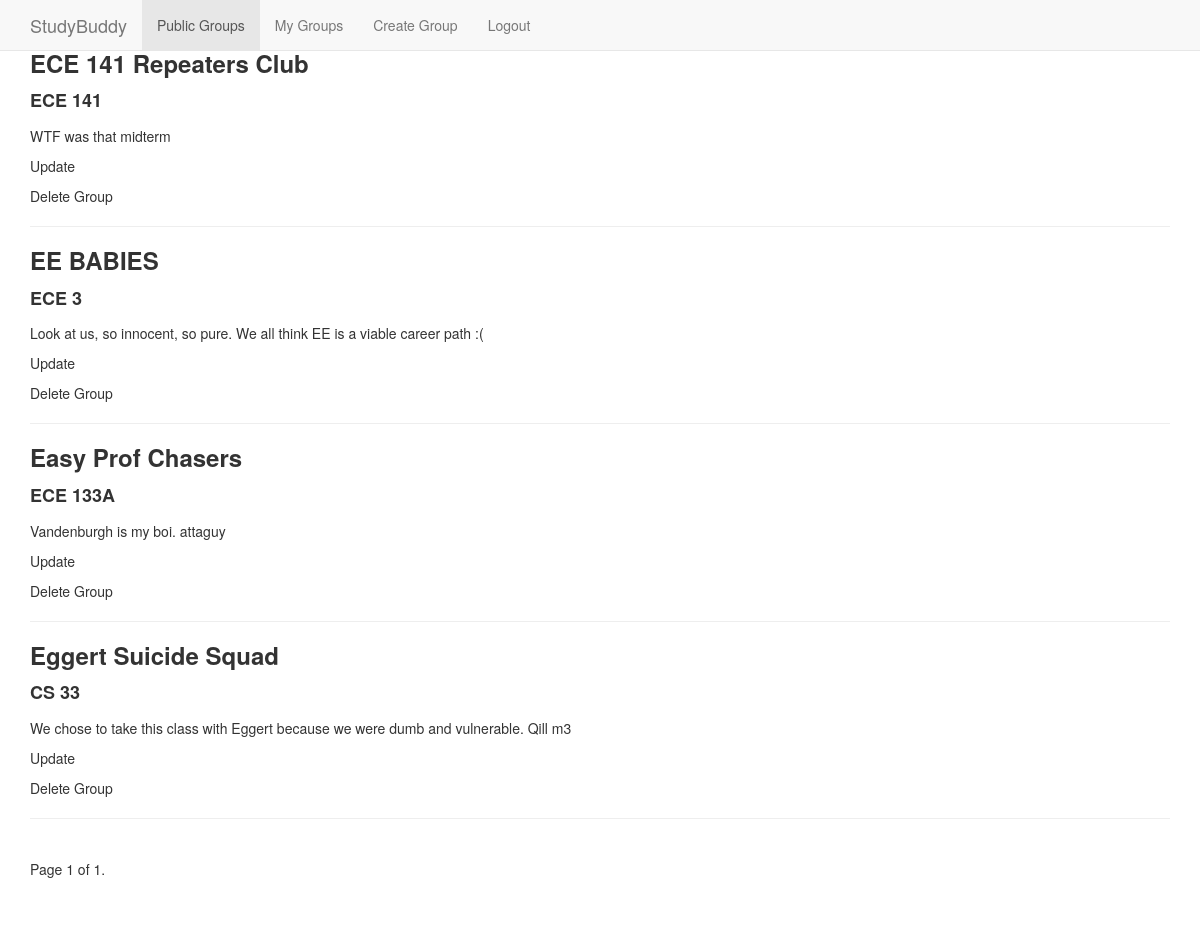
The page /sb/ (signed in) on the database as committed earlier.
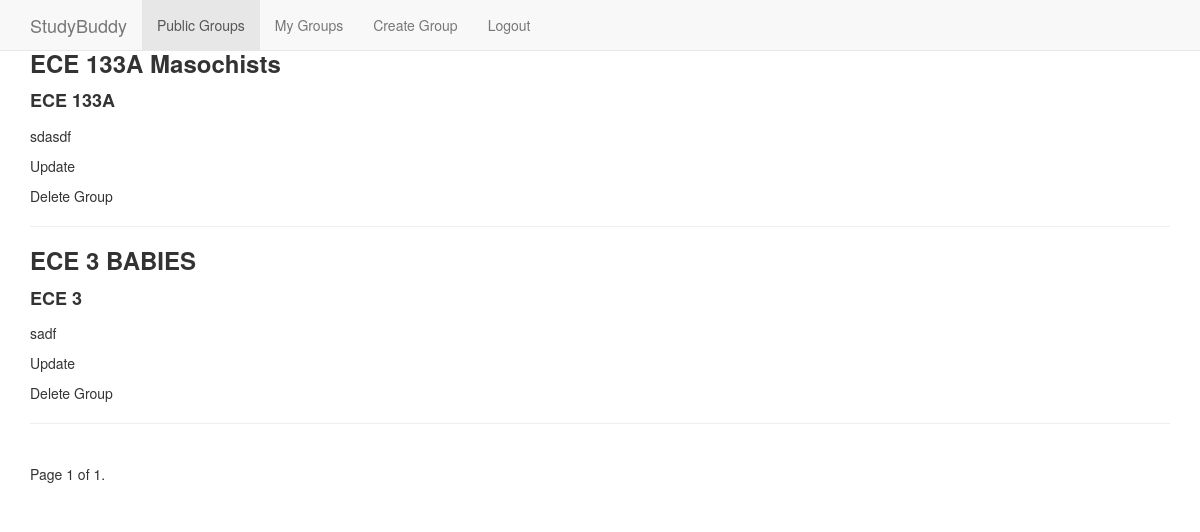
The same page on the database as committed later.
### studybuddy/models.py (models this page shows, shortened)
class StudyGroup(models.Model):
    name = models.CharField(max_length=100)
    course = models.CharField(max_length=100)
    description = models.TextField(max_length=1000, default="")
    members = models.ManyToManyField(Student , help_text="Select the Students that are a part of this StudyGroup")
    meeting_days = models.CharField(max_length=9, default='Monday', choices=DAY_OF_THE_WEEK_2)
    meeting_time = models.TimeField(default=datetime.time(16, 00))
    meeting_location = models.CharField(max_length=100, default="")
    class Meta:
    	ordering = ["name"]
    """
    def get_absolute_url(self):
        # Returns the url to access a particular instance of MyModelName
		return reverse('model-detail-view', args=[str(self.id)])
    """

### studybuddy/views.py (the view)
# urls.py: path('', views.index, name='index'),
@login_required(login_url='/login/')
def index(request):
    studygroups_list = StudyGroup.objects.all()
    paginator = Paginator(studygroups_list, 20)
    page = request.GET.get('page');
    studygroups = paginator.get_page(page)
    user_list = StudyGroup.objects.all()
    user_filter = GroupFilters(request.GET, queryset=user_list)
    return render(
        request,
        'studybuddy/index.html',
        context={'studygroups':studygroups, 'filter': user_filter},
	)

### studybuddy/templates/studybuddy/index.html (shortened to what this page needs)
{% extends "studybuddy/base_generic.html" %}
{% block content %}
	<div class="content-after-login">
		<main role="main" class="container">
			{% for studygroup in studygroups %}
			<div class="studygroup">
				<h3 class="studygroup-name" >{{studygroup.name}}</h3>
				<h4 class="studygroup-course">{{studygroup.course}}</h4>
				<p class="studygroup-decsription">{{studygroup.description}}</p>
				<p> <a href="{% url 'updategroup_am' studygroup.id %}"> Update </a>	</p>
				<p> <a href="{% url 'updategroup_delete' studygroup.id %}">  Delete Group </a></p>
		        <hr>
		    {% endfor %}
		    <div class="pagination">
				<span class="step-links">
				    <span class="current">
				        Page {{ studygroups.number }} of {{ studygroups.paginator.num_pages }}.
				    </span>
				</span>
			</div>
		</main>
	</div>
{% endblock %}

### studybuddy/templates/studybuddy/base_generic.html (shortened to what this page needs)
<!DOCTYPE html>
<html lang="en">
<head>
	<link rel="stylesheet" href="https://maxcdn.bootstrapcdn.com/bootstrap/3.3.7/css/bootstrap.min.css">
	{% load static %}
	<link rel="stylesheet" href="{% static 'css/styles.css' %}">
</head>
<body>
	{% block menu %}
	    {% if user.is_authenticated %}
			<div>
			    <nav class="navbar navbar-default navbar-fixed-top">
					<div class="container">
						<div class="navbar-header">
							<a class="navbar-brand" href="">StudyBuddy</a>
						</div>
						<div id="navbar" class="navbar-collapse collapse">
							<ul class="nav navbar-nav">
								<li class="active"><a href="{% url 'index' %}">Public Groups</a></li>
								<li><a href="{% url 'mygroups' %}">My Groups</a></li>
								<li><a href="{% url 'creategroup' %}">Create Group</a></li>
								<li><a href="{% url 'logout' %}"> Logout</a></li>
							</ul>
						</div>
					</div>
			    </nav>
			</div>
		{% endif %}
	{% endblock %}
	{% block content %}
	{% endblock %}
</body>
</html>

### studybuddy/static/css/styles.css (style rules this page uses)
.content-after-login { margin-top: 50px; padding-bottom: 50px; list-style: none; }
h1, h2, h3, h4, h5, h6 { margin: 0 0 15px; font-weight: 700; }
html, body { height: 100% }
a { -moz-transition: 0.3s; -o-transition: 0.3s; -webkit-transition: 0.3s; transition: 0.3s; color: #333; }

Rows that differ between the two databases and show on the page:
removed StudyGroup: name "ECE 141 Repeaters Club", course "ECE 141", description "WTF was that midterm"
removed StudyGroup: name "EE BABIES", course "ECE 3", description "Look at us, so innocent, so pure. We all think EE is a viable career path :("
removed StudyGroup: name "Easy Prof Chasers", course "ECE 133A", description "Vandenburgh is my boi. attaguy"
removed StudyGroup: name "Eggert Suicide Squad", course "CS 33", description "We chose to take this class with Eggert because we were dumb and vulnerable. Qill m3"
added StudyGroup: name "ECE 133A Masochists", course "ECE 133A", description "sdasdf"
added StudyGroup: name "ECE 3 BABIES", course "ECE 3", description "sadf"
